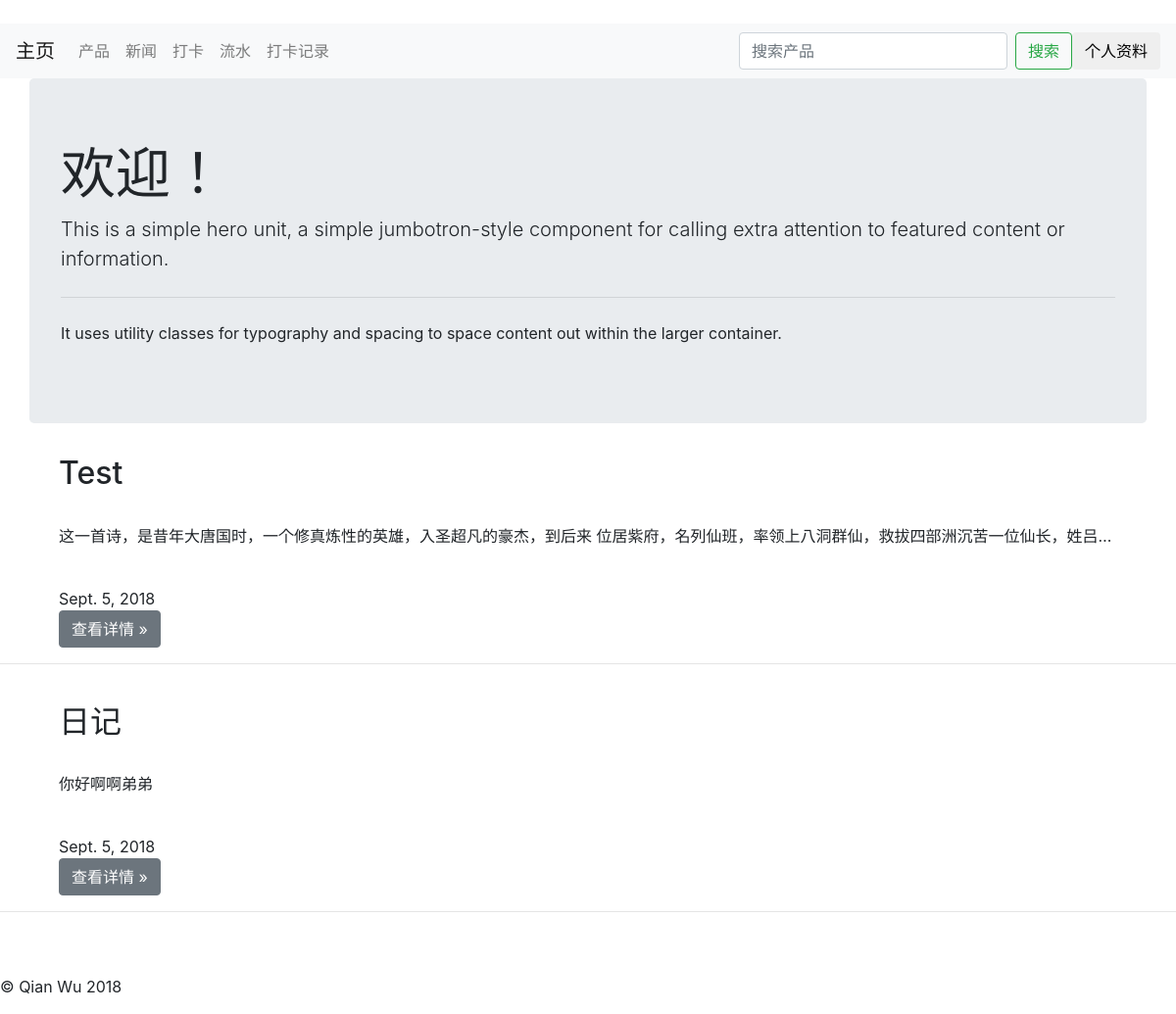
The page / on the database its author committed.
### news/models.py (models this page shows)
class news_model(models.Model):
    id = models.AutoField(primary_key = True)
    name = models.CharField(max_length = 100)
    content = models.TextField()
    date = models.DateField()

### home/views.py (the view)
# urls.py: path('', home),
def home(request):
    all_news = news_model.objects.all()
    return render(request, 'home.html', {'all_news': all_news})

### templates/home.html (shortened to what this page needs)
{% extends 'base.html' %}
{% block body %}
  <div class="jumbotron container" >
  <h1 class="display-4">欢迎！</h1>
  <p class="lead">This is a simple hero unit, a simple jumbotron-style component for calling extra attention to featured content or information.</p>
  <hr class="my-4">
  <p>It uses utility classes for typography and spacing to space content out within the larger container.</p>
</div>
    {% for news in all_news|slice:":2" %}
    <div class="container">
    <div class="col-md-12">
          <h2>{{ news.name}}</h2>
        <br>
          <p class="text">{{ news.content}}</p>
        <br>
            <time>{{ news.date }}</time>
        <p><a class="btn btn-secondary" href="#" role="button">查看详情 »</a></p>
        </div>
    </div>
    <hr />
    <br>
{% endfor %}
<br>
{% endblock %}

### rows shown on the page
news_model: name "Test", content "这一首诗，是昔年大唐国时，一个修真炼性的英雄，入圣超凡的豪杰，到后来 位居紫府，名列仙班，率领上八洞群仙，救拔四部洲沉苦一位仙长，姓吕…", date "Sept. 5, 2018"
news_model: name "日记", content "你好啊啊弟弟", date "Sept. 5, 2018"
